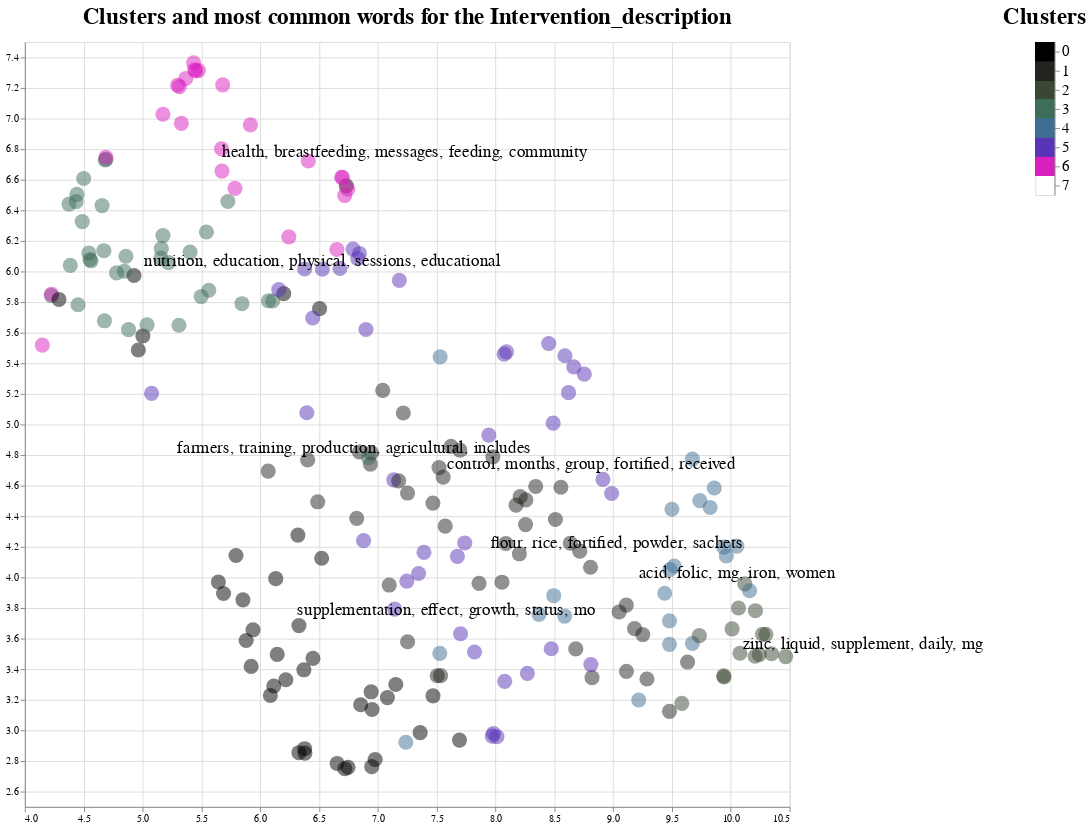

The notebook cell saved with this chart:
### Code cell
#@title Show cluster chart { form-width: "50%", display-mode: "form" }

import altair as alt

cluster_selection = alt.selection_multi(fields=['clusters'])
color = alt.condition(cluster_selection,
                      alt.Color('clusters:N',scale=alt.Scale(domain=color_domain,range=color_range),legend=None),
                      alt.value('lightgray'))
size = alt.condition(cluster_selection,
                     alt.value(250),
                     alt.value(100))
text_size = alt.condition(cluster_selection,
                          alt.value(18),
                          alt.value(0))

chart = alt.Chart( result ).mark_circle(size=150,opacity=0.5).encode(
    x = alt.X('x:Q',title=None, scale=alt.Scale(zero=False), axis=alt.Axis(titlePadding=20)),
    y = alt.Y('y:Q',title=None, scale=alt.Scale(zero=False), axis=alt.Axis(titlePadding=20)),
    color = color,
    size = size,
    tooltip = alt.Tooltip(['string','clusters'])
).add_selection(alt.selection_single())

txt_chart = alt.Chart(cluster_info_df).mark_text(align='left').encode(
    x = alt.X('x:Q',title=None, scale=alt.Scale(zero=False), axis=alt.Axis(titlePadding=20)),
    y = alt.Y('y:Q',title=None, scale=alt.Scale(zero=False), axis=alt.Axis(titlePadding=20)),
    text = 'words',
    size = text_size
).add_selection(alt.selection_single())

cluster_selector = alt.Chart( result ).mark_rect().encode(
    y=alt.Y('clusters:N',
        title=None,
        axis=alt.Axis( 
            labelFontSize=16,
            labelLimit=0,
            orient='right'
        ),
        stack="zero"),
    color=color
).add_selection(
    cluster_selection
).properties(
    title='Clusters'
)

both = alt.layer(
    chart,
    txt_chart
).resolve_scale(
    color='independent',
    shape='independent'
).properties(
    title = f"Clusters and most common words for the {field}" #@param {type:'string'}
    ,width = 800,
    height = 800,
).add_selection(
    cluster_selection
)

all = (both | cluster_selector).configure_axis(
    titleFontSize = 16
).configure_title(
    fontSize = 24, 
    dy=-10
).configure_legend(
    labelFontSize=16,
    titleFontSize=20
)

all
